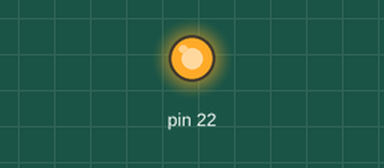
Simulated run of this sketch. Board: Arduino Mega 2560, built with avr-gcc and run on an emulated ATmega2560. On the bench: output pins drawn as LEDs (lit = HIGH).

Above: at 2.5 s.
At 7.5 s:
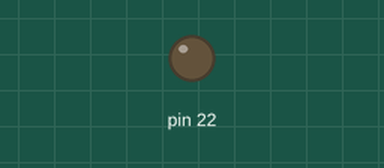
Timing chart, 0 to 13.0 s (numbered marks = the images above):
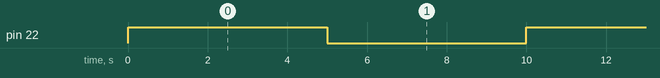

The sketch:

switchedPowerOn.ino
```cpp
/*
 * sample sketched used to turn the switched power on and off for the Mayfly board.
 * D22 controls the switched 3.3 and 5v power rails.
 * use a DMM to poke around and saw myself.
 */

void setup() {
  pinMode(22, OUTPUT);
}

void loop() {
  // put your main code here, to run repeatedly:
  digitalWrite(22, HIGH);
  delay(5000);
  digitalWrite(22, LOW);
  delay(5000);
}
```

Measured:
- by itself, pin 22: alternates HIGH for 5.0 s and LOW for 5.0 s
